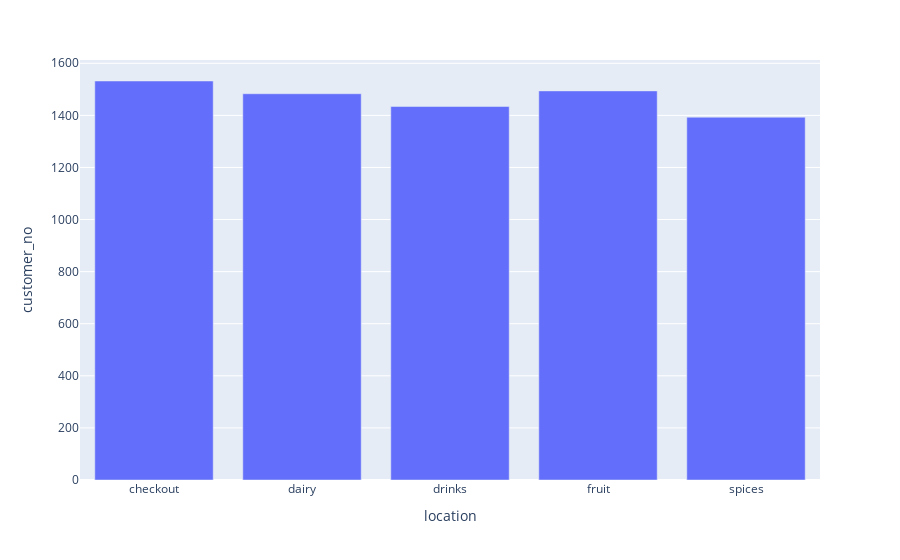

The notebook cell saved with this chart:
### Code cell
total_customers_section = pd.DataFrame(df.groupby("location")["customer_no"].nunique())
total_customers_section.reset_index(inplace=True)
px.bar(total_customers_section, x='location', y='customer_no')

### Figure 1 — Plotly figure (JSON) as saved in the notebook; plotly's stock layout.template omitted (floating-point values rounded to 4 significant figures)
{"data": [{"alignmentgroup": "True", "hovertemplate": "location=%{x}<br>customer_no=%{y}<extra></extra>", "legendgroup": "", "marker": {"color": "#636efa", "pattern": {"shape": ""}}, "name": "", "offsetgroup": "", "orientation": "v", "showlegend": false, "textposition": "auto", "type": "bar", "x": ["checkout", "dairy", "drinks", "fruit", "spices"], "xaxis": "x", "y": [1532, 1483, 1434, 1494, 1393], "yaxis": "y"}], "layout": {"barmode": "relative", "legend": {"tracegroupgap": 0}, "margin": {"t": 60}, "xaxis": {"anchor": "y", "domain": [0, 1], "title": {"text": "location"}}, "yaxis": {"anchor": "x", "domain": [0, 1], "title": {"text": "customer_no"}}}}
